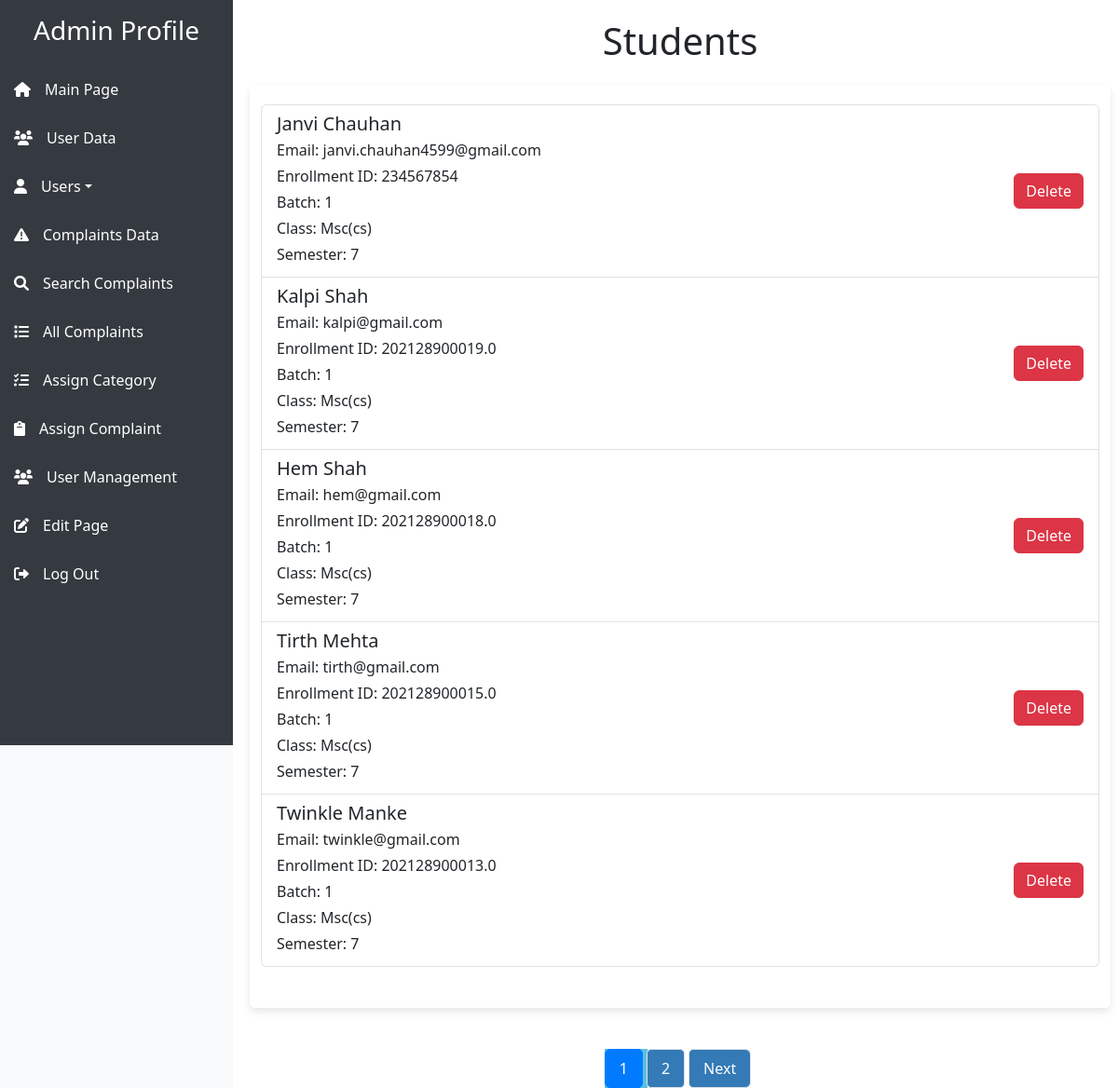
Screenshot of /admin/admin_student_panel.php (signed in) with the database file from the repository.
### tables this page shows
CREATE TABLE `student` (
  `student_id` int(5) NOT NULL,
  `user_id` int(5) DEFAULT NULL,
  `enrollment_id` varchar(15) NOT NULL,
  `phone` varchar(15) NOT NULL,
  `class` varchar(30) NOT NULL,
  `semester` int(2) NOT NULL,
  `batch` int(2) NOT NULL
);

CREATE TABLE `users` (
  `user_id` int(5) NOT NULL,
  `firstname` varchar(30) NOT NULL,
  `lastname` varchar(30) NOT NULL,
  `email` varchar(50) NOT NULL,
  `password` varchar(255) NOT NULL,
  `role` enum('admin','student','faculty') NOT NULL
);

### admin/get_student_users.php (the view, shortened to what this page needs)
<?php
include '../php/config.php';
if ($con) {
    $limit = 5;
    $page = isset($_GET['page']) ? $_GET['page'] : 1;
    $start = ($page - 1) * $limit;
    $sql = "SELECT s.student_id, u.firstname, u.lastname, u.email, s.enrollment_id, s.batch, s.class, s.semester
            FROM student s
            JOIN users u ON s.user_id = u.user_id
            WHERE u.role = 'student'
            ORDER BY s.student_id DESC
            LIMIT $start, $limit";
    $result = $con->query($sql);
    if ($result && $result->num_rows > 0) {
        echo "<div class='list-group mb-4'>";
        while ($row = $result->fetch_assoc()) {
            echo "<div class='list-group-item d-flex justify-content-between align-items-center'>";
            echo "<div class='user-details'>";
            echo "<h5 class='mb-1'>{$row['firstname']} {$row['lastname']}</h5>";
            echo "<p class='mb-1'>Email: {$row['email']}</p>";
            echo "<p class='mb-1'>Enrollment ID: {$row['enrollment_id']}</p>";
            echo "<p class='mb-1'>Batch: {$row['batch']}</p>";
            echo "<p class='mb-1'>Class: {$row['class']}</p>";
            echo "<p class='mb-1'>Semester: {$row['semester']}</p>";
            echo "</div>";
            echo "<button class='btn btn-danger' onclick='deleteUser({$row['student_id']})'>Delete</button>";
            echo "</div>";
        }
        echo "</div>";
    } else {
        echo "<div class='alert alert-warning'>0 results</div>";
    }
} else {
    echo "<div class='alert alert-danger'>Failed to connect to the database.</div>";
}
?>

### admin/admin_panel.css (style rules this page uses)
body { font-family: 'Segoe UI', Tahoma, Geneva, Verdana, sans-serif; margin: 0; padding: 0; background-color: #f4f4f9; }

### admin/admin_student_panel.php (style rules this page uses)
body { margin: 0; padding: 0; display: flex; background-color: #f4f4f9; }

### admin/admindashboard.php (style rules this page uses)
body, html { height: 100%; margin: 0; padding: 0; }

### rows the page displays
student: user.firstname "Janvi", user.lastname "Chauhan", user.email "janvi.chauhan4599@gmail.com", enrollment "234567854", batch "1", class "Msc(cs)", semester "7"
student: user.firstname "Kalpi", user.lastname "Shah", user.email "kalpi@gmail.com", enrollment "202128900019.0", batch "1", class "Msc(cs)", semester "7"
student: user.firstname "Hem", user.lastname "Shah", user.email "hem@gmail.com", enrollment "202128900018.0", batch "1", class "Msc(cs)", semester "7"
student: user.firstname "Tirth", user.lastname "Mehta", user.email "tirth@gmail.com", enrollment "202128900015.0", batch "1", class "Msc(cs)", semester "7"
student: user.firstname "Twinkle", user.lastname "Manke", user.email "twinkle@gmail.com", enrollment "202128900013.0", batch "1", class "Msc(cs)", semester "7"
